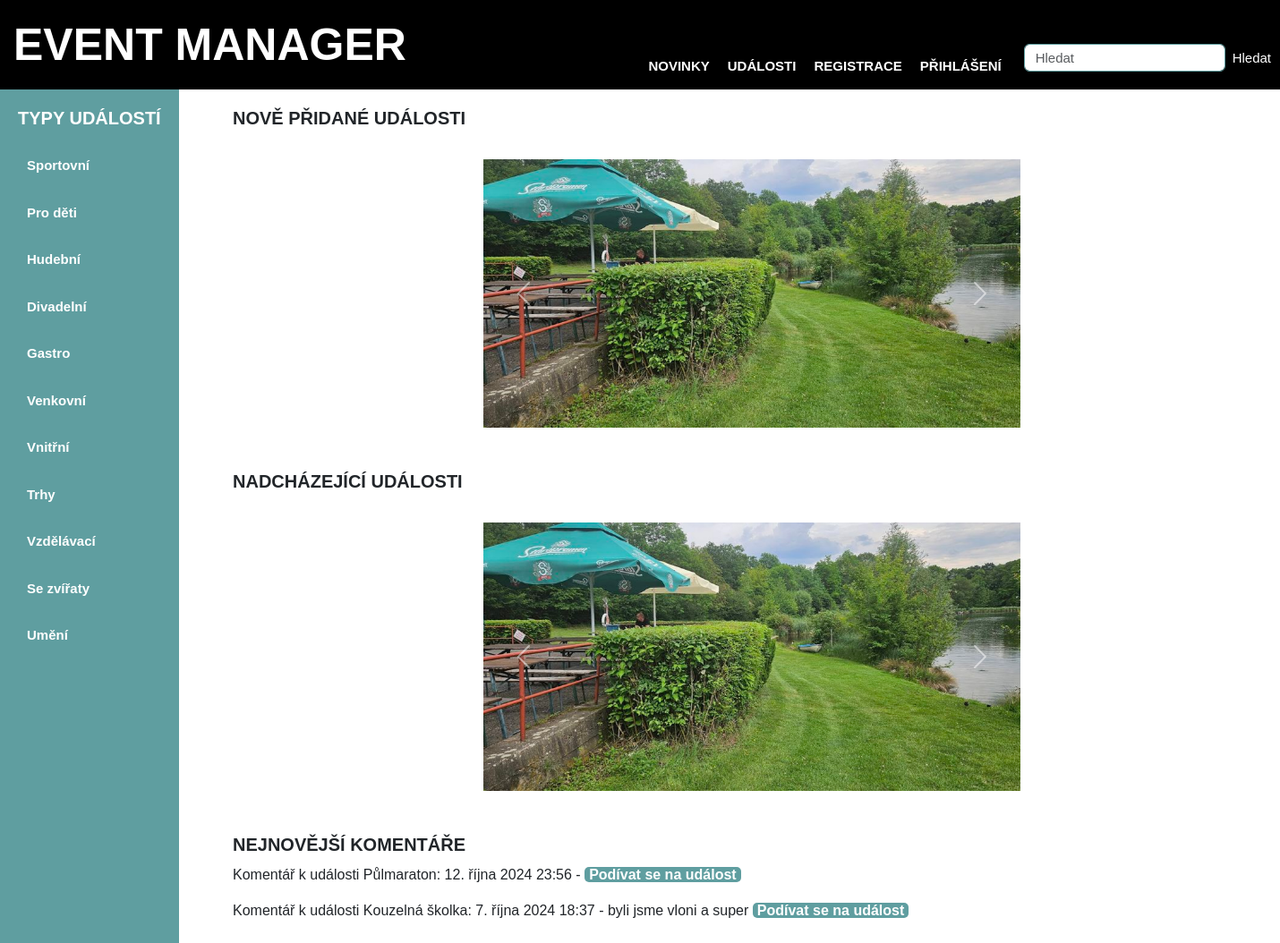
The page /main_page/ on the database its author committed.
### viewer/models.py (models this page shows, shortened)
class EventType(Model):
    name = CharField(max_length=128)
    is_approved = models.BooleanField(default=False)  # Výchozí hodnota je False (ne schváleno)
    class Meta:
        permissions = [
            ('custom_add_eventtype', 'Can add event type'),  # změňte název na něco jedinečného
        ]

class Event(Model):
  name = CharField(max_length=128)
  describtion = CharField(max_length=6000, default="")
  eventType = ManyToManyField(EventType)
  date = DateField(default=timezone.now)
  create_date = DateTimeField(auto_now_add=True)
  place = CharField(max_length=128, default="")
  entry = BooleanField(default=False)
  user = ForeignKey(User, on_delete=DO_NOTHING, default=1)
  link = URLField(max_length=200, blank=True, null=True)
  image = ImageField(upload_to='event_images/', blank=False, null=True)
  attendees = models.ManyToManyField(User, related_name="events_attending", blank=True)
  capacity = models.PositiveIntegerField(null=True, blank=True, default=None)  # None znamená neomezeno
  is_capacity_limited = models.BooleanField(default=False)
  is_approved = models.BooleanField(default=False)  # Výchozí hodnota je False (ne schváleno)

class Comment(Model):
  comment = CharField(max_length=500)
  event = ForeignKey(Event, on_delete=models.CASCADE, default="")
  comment_date = models.DateTimeField(default=timezone.now)
  user = ForeignKey(User, on_delete=models.CASCADE, default=1)

### viewer/views.py (the view)
# urls.py: path('main_page/', main_page, name='main_page'),
def main_page(request):
  return render(
    request,
    "main_page.html",
    context={
        "newest_events": Event.objects.filter(date__gte=timezone.now().date(), is_approved=True).order_by("-create_date")[:5],
        "nearest_events": Event.objects.filter(date__gte=timezone.now().date(), is_approved=True).order_by("date")[:5],
        "newest_comments": Comment.objects.order_by("-comment_date").all()[:5],
    }
  )

### viewer/views.py (called while the page is built)
def global_data(request):
    data = EventType.objects.filter(is_approved=True)
    return {'type_list': data}

### viewer/templates/main_page.html (shortened to what this page needs)
{% extends "base.html" %}
{% block content %}
<h3>NOVĚ PŘIDANÉ UDÁLOSTI</h3>
<br>
<div id="newestCarousel" class="carousel slide" data-bs-ride="carousel" style="max-width: 600px; margin: auto;">
    <div class="carousel-inner">
        {% for event in newest_events %}
        {% if event.image %}
        <div class="carousel-item {% if forloop.first %}active{% endif %}">
            <a href="/detail/{{ event.pk }}">
                <img src="{{ event.image.url }}" class="d-block w-100" alt="{{ event.title }}" style="height: 300px; object-fit: cover;">
            </a>
        </div>
        {% endif %}
        {% endfor %}
    </div>
    <button class="carousel-control-prev" type="button" data-bs-target="#newestCarousel" data-bs-slide="prev">
        <span class="carousel-control-prev-icon" aria-hidden="true"></span>
    </button>
    <button class="carousel-control-next" type="button" data-bs-target="#newestCarousel" data-bs-slide="next">
        <span class="carousel-control-next-icon" aria-hidden="true"></span>
    </button>
</div>
<br><br>
<h3>NADCHÁZEJÍCÍ UDÁLOSTI</h3>
<br>
<div id="upcomingCarousel" class="carousel slide" data-bs-ride="carousel" style="max-width: 600px; margin: auto;">
    <div class="carousel-inner">
        {% for event in nearest_events %}
        {% if event.image %}
        <div class="carousel-item {% if forloop.first %}active{% endif %}">
            <a href="/detail/{{ event.pk }}">
                <img src="{{ event.image.url }}" class="d-block w-100" alt="{{ event.title }}" style="height: 300px; object-fit: cover;">
            </a>
        </div>
        {% endif %}
        {% endfor %}
    </div>
    <button class="carousel-control-prev" type="button" data-bs-target="#upcomingCarousel" data-bs-slide="prev">
        <span class="carousel-control-prev-icon" aria-hidden="true"></span>
    </button>
    <button class="carousel-control-next" type="button" data-bs-target="#upcomingCarousel" data-bs-slide="next">
        <span class="carousel-control-next-icon" aria-hidden="true"></span>
    </button>
</div>
<br><br>
<h3>NEJNOVĚJŠÍ KOMENTÁŘE</h3>
{% for comment in newest_comments %}
<p>Komentář k události {{ comment.event.name }}: {{ comment.comment_date }} - {{ comment.comment }}
    <a href="/detail/{{comment.event.pk}}" class="button">Podívat se na událost</a></p>
{% endfor %}
<br>
{% endblock %}

### viewer/templates/base.html (shortened to what this page needs)
<!DOCTYPE html>
<html lang="cs">
<head>
    <link href="https://cdn.jsdelivr.net/npm/bootstrap@5.3.0/dist/css/bootstrap.min.css" rel="stylesheet">
    {% load static %}
    <link rel="stylesheet" href="{% static 'styles.css' %}">
</head>
<body>
    <nav class="header">
        <div class="logo">EVENT MANAGER</div>
        <nav class="nav-bar">
            <a href="{% url 'main_page' %}">NOVINKY</a>
            <a href="{% url 'events' %}">UDÁLOSTI</a>
            {% if request.user.is_authenticated %}
                <a href="{% url 'my_attendees' %}">MOJE AKCE</a>
                <a href="{% url 'my_page' %}">MŮJ ÚČET - {{ request.user.username }}</a>
                <a href="{% url 'logout' %}">ODHLÁSIT</a>
            {% else %}
                <a href="{% url 'sign_up' %}">REGISTRACE</a>
                <a href="{% url 'login' %}">PŘIHLÁŠENÍ</a>
            {% endif %}
            <form class="d-flex" method="get" action="{% url 'search' %}">
                <input type="text" name="query" class="form-control me-2" placeholder="Hledat" aria-label="Search" required="" id="id_query">
                <button class="btn btn-outline-success" type="submit">Hledat</button>
            </form>
        </nav>
    </nav>
    <div class="container">
        <div class="left-sidebar">
            <h3>TYPY UDÁLOSTÍ</h3>
            <ul>
                {% for type in type_list %}
                    {% if type.is_approved %}
                        <li><a href="{% url 'type_filter' type.pk %}">{{ type.name }}</a></li>
                    {% endif %}
                {% endfor %}
            </ul>
        </div>
        <div class="content">
            <div>
                {% block content %}{% endblock %}
            </div>
        </div>
    </div>
    </body>
</html>

### viewer/static/styles.css (style rules this page uses)
body { font-family: RijksText, Arial, sans-serif; margin: 0px }
.header { display: flex; justify-content: space-between; align-items: center; padding-left: 10px; margin-top: 0px; background-color: #000; margin-left: 0px !important; margin-right: 0px; }
.logo { font-size: 50px; font-weight: bold; color: white; margin-left: 5px !important; }
.nav-bar { display: flex; font-size: 18px; justify-content: center; gap: 10px; align-items: flex-end; background-color: #000; margin-right: 10px; margin-bottom: 10px; min-height: 90px; }
.nav-bar a { text-decoration: none; padding: 5px; color: white; }
.container { display: flex; background-color: #FFFFFF !important; padding: 0px; min-height: 100vh; margin-left: 0px !important; }
.content { flex-grow: 1; padding-top: 20px; padding-left: 40px; padding-right: 0px; min-width: 1200px; }
.left-sidebar { width: 200px; min-width: 200px; padding: 20px; background-color: #5F9EA0; border: 0px solid #ddd; font-size: 20px; margin-right: 20px; }
.left-sidebar h3 { margin-bottom: 20px; color: white; }
.left-sidebar ul { list-style-type: none; padding-left: 0; margin: 10; }
.left-sidebar li { margin-bottom: 10px; }
.left-sidebar a { color: white; text-decoration: none; display: block; border-radius: 5px; padding: 10px; }
img { width: 500px; height: auto; }
h3 { margin-bottom: 10px; font-size: 20px; font-weight: bold; }
a { font-size: 15px; }
.form-control { margin: 10px; display: block; width: 100%; padding: 0.375rem 0.75rem; font-size: 15px; line-height: 1; color: #495057; background-color: #fff; background-clip: padding-box; border: 1px solid #5F9EA0; }
.btn-outline-success { background-color: #000000; color: white; border: none; padding: 15px 0px; height: 5px; border-radius: 5px; font-size: 15px; cursor: pointer; margin: 0px 0 15px 0; }
.button { background-color: #5F9EA0; color: white; border: none; padding: 0px 5px; border-radius: 5px; font-size: 16px; cursor: pointer; text-decoration: none; }
a { color: #000; text-decoration: none; font-weight: bold; font-size: 15px; }

### rows shown on the page
EventType: name "Sportovní"
EventType: name "Pro děti"
EventType: name "Hudební"
EventType: name "Divadelní"
EventType: name "Gastro"
EventType: name "Venkovní"
EventType: name "Vnitřní"
EventType: name "Trhy"
EventType: name "Vzdělávací"
EventType: name "Se zvířaty"
EventType: name "Umění"
Event: image (picture)
Comment: event.name "Půlmaraton", comment_date "12. října 2024 23:56"
Comment: event.name "Kouzelná školka", comment_date "7. října 2024 18:37", comment "byli jsme vloni a super"
